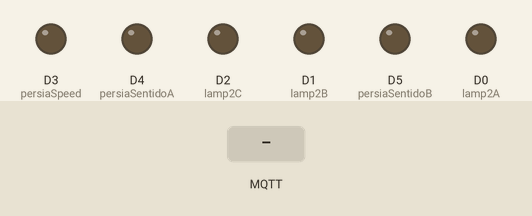
The sketch below on a simulated ESP8266 (NodeMCU). Parts: output pins drawn as LEDs (lit = HIGH). Inputs (shaded band) come from the test bench. WiFi joins after 1.5 s; servers stay silent unless stated; no MQTT or app messages arrive unless stated; what the sketch prints to the serial monitor is not drawn.

Above: at 2.7 s.
2.8 s: MQTT message "on" arrives on the first subscribed topic
At 3.4 s:
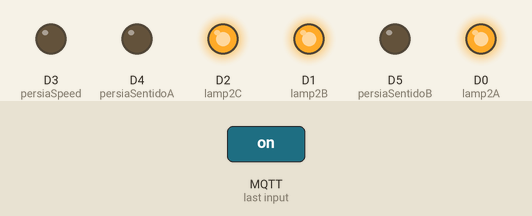
5.8 s: MQTT message "off" arrives on the first subscribed topic
At 6.8 s:
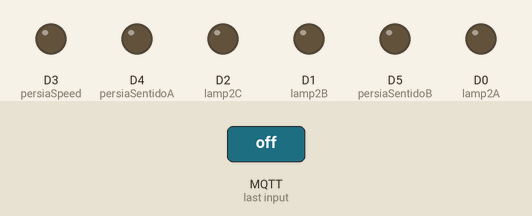
Timing chart, 0 to 8.8 s (numbered marks = the images above; inputs shaded):
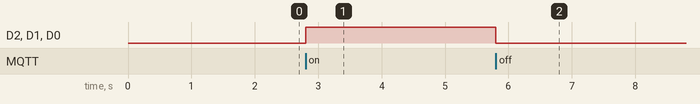

The sketch:

conexion_node_red_01.ino
```cpp
#include <ESP8266WiFi.h>
#include <PubSubClient.h>
//#include <OneWire.h>
//#include <DallasTemperature.h>

// Credenciales para WiFi
const char* ssid = "RedmiAPE";
const char* password = "asdf1234";

// Credenciales para broker MQTT (colocar NULL si no es requerido)
const char* MQTT_username = NULL;
const char* MQTT_password = NULL;

// Direcccion IP del Servidor broker MQTT
const char* mqtt_server = "192.168.123.231";

// Initializes the espClient. You should change the espClient name if you have multiple ESPs running in your home automation system
WiFiClient espClient;
PubSubClient client(espClient);

// Lamparar LED
const int lamp2A = D0;
const int lamp2B = D1;
const int lamp2C = D2;
// Ventilador
const int persiaSpeed = D3;
const int persiaSentidoA = D4;
const int persiaSentidoB = D5;
// Sensor de TEMPERATURA
const int finCarreraA = D6;
const int finCarreraB = D7;

// Initialize TEMPERATURE sensor.
//OneWire ourWire(temper);
//DallasTemperature sensors(&ourWire);

// Auxiliar variables
long now = millis();
long lastMeasure = 0;
int flg_persiana = 0;
String estado_persiana = "";

// Función para conectar a la red WiFi
void setup_wifi() {
  delay(10);
  Serial.println();
  Serial.print("Connecting to ");
  Serial.println(ssid);
  WiFi.begin(ssid, password);
  while (WiFi.status() != WL_CONNECTED) {
    delay(500);
    Serial.print(".");
  }
  Serial.println("");
  Serial.print("WiFi connected - ESP IP address: ");
  Serial.println(WiFi.localIP());
}

void PersianaAbrir()
{
  digitalWrite(persiaSentidoA, LOW);
  digitalWrite(persiaSentidoB, HIGH);
  analogWrite(persiaSpeed, 170);
}

void PersianaCerrar()
{
  digitalWrite(persiaSentidoA, HIGH);
  digitalWrite(persiaSentidoB, LOW);
  analogWrite(persiaSpeed, 170);
}

void PersianaApagar()
{
  digitalWrite(persiaSentidoA, LOW);
  digitalWrite(persiaSentidoB, LOW);
  analogWrite(persiaSpeed, 0);
}

// This function is executed when some device publishes a message to a topic that your ESP8266 is subscribed to
// Change the function below to add logic to your program, so when a device publishes a message to a topic that
// your ESP8266 is subscribed you can actually do something
void callback(String topic, byte* message, unsigned int length) {
  String messageTemp;

  //Serial.println(flg_ventil_autom);

  // If a message is received on the topic room/lamp, you check if the message is either on or off. Turns the lamp GPIO according to the message
  if(topic=="bedroom/lamp") {
    for (int i = 0; i < length; i++) {
      Serial.print((char)message[i]);
      messageTemp += (char)message[i];
    }
    Serial.println();

    Serial.print("Message arrived on topic: ");
    Serial.print(topic);
    Serial.print(". Message: ");
    Serial.print("Cambiando lampara de habitación a ");
    if(messageTemp == "on"){
      digitalWrite(lamp2A, HIGH);
      digitalWrite(lamp2B, HIGH);
      digitalWrite(lamp2C, HIGH);
      Serial.println("Encendido");
    } else if(messageTemp == "off") {
      digitalWrite(lamp2A, LOW);
      digitalWrite(lamp2B, LOW);
      digitalWrite(lamp2C, LOW);
      Serial.println("Apagado");
    }
  } else if(topic=="bedroom/blind"){
    for (int i = 0; i < length; i++) {
      Serial.print((char)message[i]);
      messageTemp += (char)message[i];
    }
    Serial.println();

    Serial.print("Message arrived on topic: ");
    Serial.print(topic);
    Serial.print(". Message: ");
    Serial.print("Persiana en estado de ");
    if(messageTemp == "on"){
      if(digitalRead(finCarreraA) == HIGH){
        Serial.println("Apertura");
        flg_persiana = 1;
        estado_persiana = "apertura";
      } else if (digitalRead(finCarreraB) == HIGH){
        Serial.println("Cierre");
        flg_persiana = 1;
        estado_persiana = "cierre";
      }
    }
  }
}

// This functions reconnects your ESP8266 to your MQTT broker
// Change the function below if you want to subscribe to more topics with your ESP8266
void reconnect() {
  while (!client.connected()) {
    Serial.print("Attempting MQTT connection...");
    /*
     YOU MIGHT NEED TO CHANGE THIS LINE, IF YOU'RE HAVING PROBLEMS WITH MQTT MULTIPLE CONNECTIONS
     To change the ESP device ID, you will have to give a new name to the ESP8266.
    */
    if (client.connect("ESP8266Dormitorio", MQTT_username, MQTT_password)) {
      Serial.println("connected");
      // Subscribe or resubscribe to a topic. You can subscribe to more topics
      client.subscribe("bedroom/lamp");
      client.subscribe("bedroom/blind");
      client.subscribe("bedroom/blind_operation");
    } else {
      Serial.print("failed, rc=");
      Serial.print(client.state());
      Serial.println(" try again in 5 seconds");
      delay(5000);
    }
  }
}

// The setup function sets your ESP GPIOs to Outputs, starts the serial communication at a baud rate of 9600
// Sets your mqtt broker and sets the callback function, what receives messages and actually controls the LEDs
void setup() {
  pinMode(lamp2A, OUTPUT);
  pinMode(lamp2B, OUTPUT);
  pinMode(lamp2C, OUTPUT);
  pinMode(persiaSpeed, OUTPUT);
  pinMode(persiaSentidoA, OUTPUT);
  pinMode(persiaSentidoB, OUTPUT);
  pinMode(finCarreraA, INPUT);
  pinMode(finCarreraB, INPUT);
  Serial.begin(115200);
  setup_wifi();
  client.setServer(mqtt_server, 1883);
  client.setCallback(callback);
}

// For this project, you don't need to change anything in the loop function. Basically it ensures that you ESP is connected to your broker
void loop() {

  if (!client.connected()) {
    reconnect();
  }

  client.loop();

  //if(!client.loop())
    //client.connect("ESP8266Client");

  // Se envía el comando para leer la temperatura
  //sensors.requestTemperatures();
  //float temperatureC= sensors.getTempCByIndex(0);

  now = millis();
  // Publishes new temperature and humidity every second

  if (flg_persiana == 1){
    if (estado_persiana == "apertura" and digitalRead(finCarreraB) == LOW) {
      PersianaAbrir();
      client.publish("bedroom/blind_operation", "Abriendo...");
    } else if (estado_persiana == "apertura" and digitalRead(finCarreraB) == HIGH) {
      PersianaApagar();
      client.publish("bedroom/blind_operation", "Inactivo");
      flg_persiana = 0;
      estado_persiana = "";
    } else if (estado_persiana == "cierre" and digitalRead(finCarreraA) == LOW) {
      PersianaCerrar();
      client.publish("bedroom/blind_operation", "Cerrando...");
    } else if (estado_persiana == "cierre" and digitalRead(finCarreraA) == HIGH) {
      PersianaApagar();
      client.publish("bedroom/blind_operation", "Inactivo");
      flg_persiana = 0;
      estado_persiana = "";
    }
  }

  if (now - lastMeasure > 1000) {
    lastMeasure = now;

    Serial.print("El estado de la persiana es: ");
    Serial.println(estado_persiana);
  }

} 
```

Measured:
- after the input at 2.8 s, D2 (lamp2C), D1 (lamp2B), D0 (lamp2A): LOW → HIGH at once
- after the input at 5.8 s, D2 (lamp2C), D1 (lamp2B), D0 (lamp2A): HIGH → LOW at once
